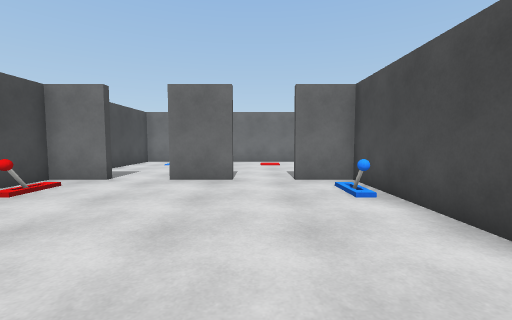
view 1 (above)

14 first-person views from a walk through a scene from a Unity 3-D project. The camera is 1.2 m above the floor, tilts 4° down and sees 90° across. Doors are open. The floor is counted in squares, 1 m on a side. Each view is taken from the middle of a square. On the plan, view 1 faces up. The plan holds only what a view shows up to about 12 squares ahead; the rest is blank. Surface patterns are stand-ins for the level's own textures.

view 2
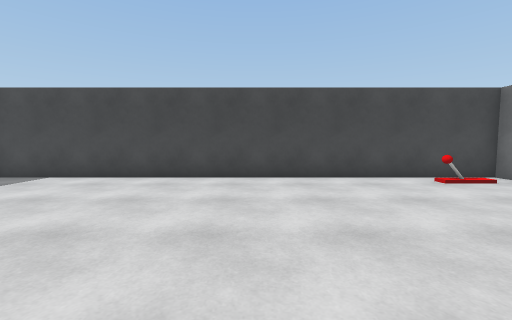

view 3
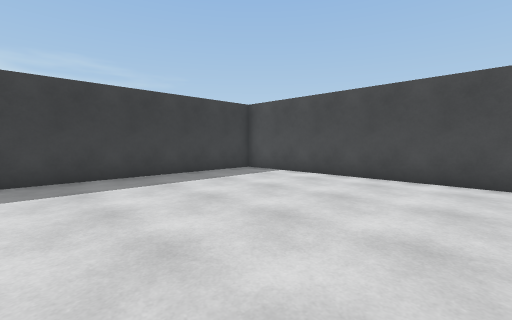

view 4
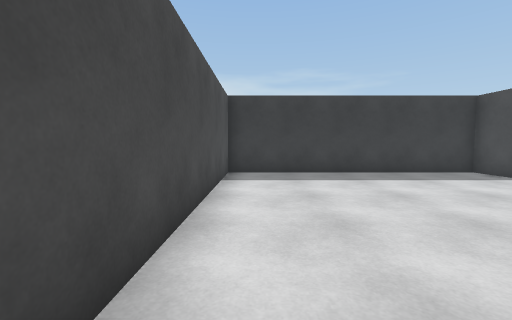

view 5
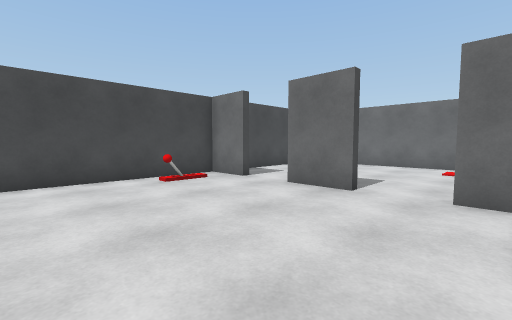

view 6
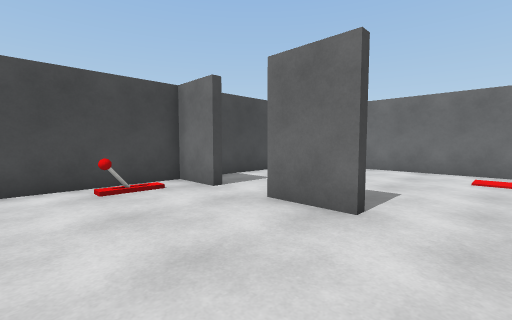

view 7
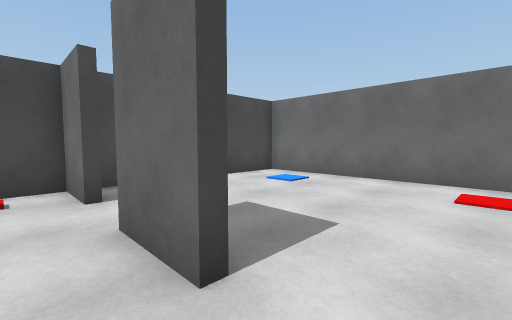

view 8
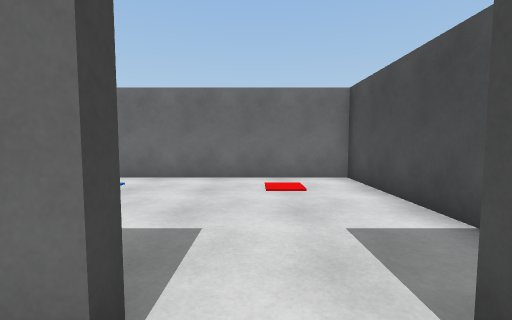

view 9
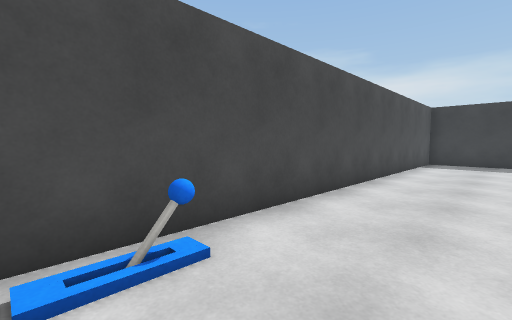

view 10
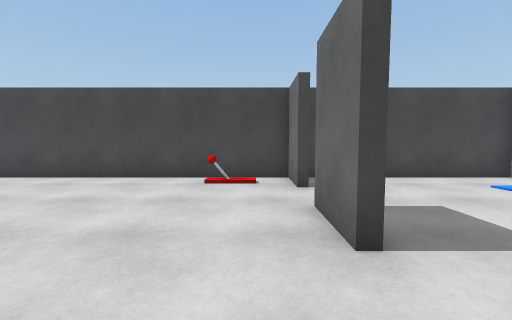

view 11
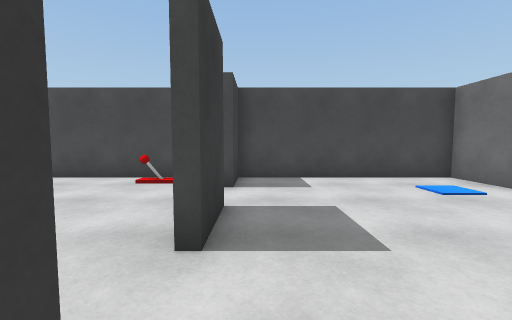

view 12
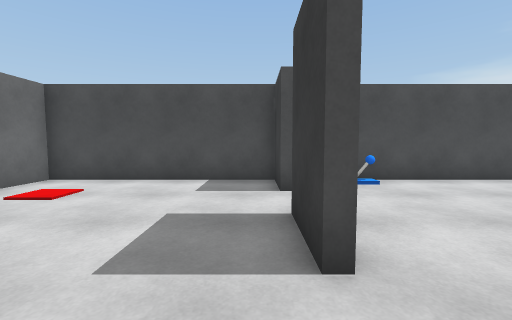

view 13
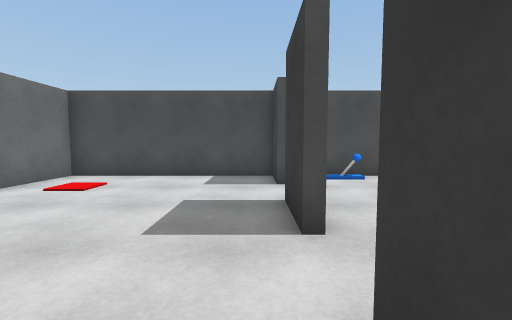

view 14
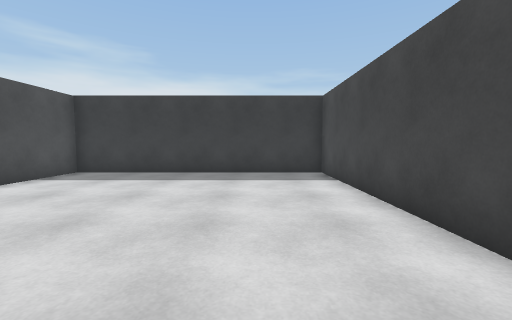

### Floor plan
Points are (right, up) in squares from view 1. A wall is a line through its corners. A room is listed if a view was taken in it or the views show most of it. See-through windows are left out.
Room 1 (views 1, 2, 3, 4, 5, 6, 7, 8, 9, 10, 14)
walls: (-0.7, 8.1) (-2.8, 8.1); (-4.7, 8.1) (-6.6, 8.1) (-6.6, -9.1) (3.1, -9.1) (3.1, 8.1) (1.3, 8.1)
ways out: open door at (-3.5, 8) to room 2; open door at (0.5, 8) to room 2
objects: lever (-6, 6); lever (2, 6)
Room 2 (views 11, 12, 13)
walls: (-2.8, 8.4) (-0.7, 8.4); (1.3, 8.4) (3.1, 8.4) (3.1, 15.6) (-6.6, 15.6) (-6.6, 8.4) (-4.7, 8.4)
ways out: open door at (-3.5, 8) to room 1; open door at (0.5, 8) to room 1

Positions as (right, up) in squares from view 1, and headings:
1: (0, 0), facing up
2: (2, 0), facing left
3: (2, 0), facing down-left
4: (2, 1), facing down
5: (2, 2), facing up-left
6: (1, 4), facing up-left
7: (1, 7), facing up-left
8: (0, 7), facing up
9: (0, 7), facing down-right
10: (2, 7), facing left
11: (2, 9), facing left
12: (-5, 9), facing right
13: (-6, 9), facing right
14: (-4, 1), facing down
